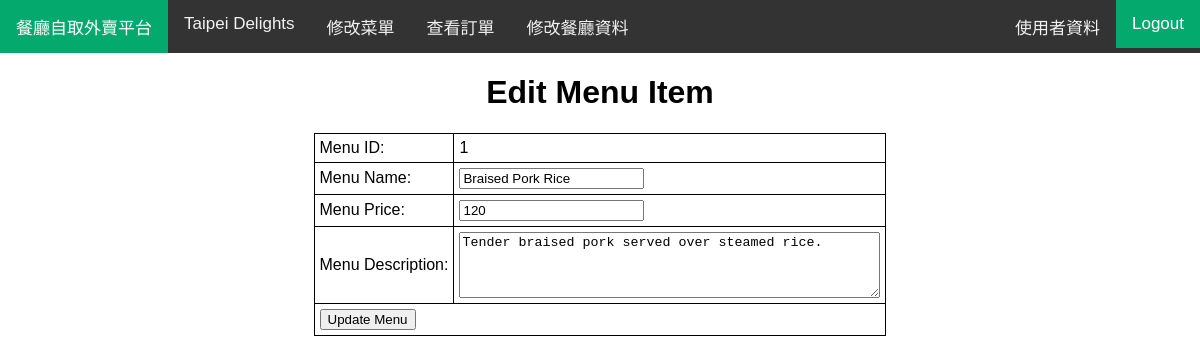
Screenshot of /r_edit_menu.php?menu_id=1 (signed in) with the database file from the repository.
### tables this page shows
CREATE TABLE IF NOT EXISTS `rest_login_cred` (
    `rest_id` INT NOT NULL,
    `login_id` INT NOT NULL,
    FOREIGN KEY (`rest_id`) REFERENCES `restaurant`(`rest_id`) ON UPDATE CASCADE ON DELETE CASCADE,
    FOREIGN KEY (`login_id`) REFERENCES `login_cred`(`login_id`) ON UPDATE CASCADE ON DELETE CASCADE
);

CREATE TABLE IF NOT EXISTS `restaurant` (
    `rest_id` INT NOT NULL AUTO_INCREMENT PRIMARY KEY,
    `rest_telp_num` VARCHAR(50),
    `rest_address` VARCHAR(50) NOT NULL,
    `rest_description` VARCHAR(255),
    `rest_open_status` VARCHAR(10) NOT NULL,
    `rest_name` VARCHAR(50) NOT NULL
);

CREATE TABLE IF NOT EXISTS `menu` (
    `menu_id` INT NOT NULL AUTO_INCREMENT PRIMARY KEY,
    `food_name` VARCHAR(50) NOT NULL,
    `food_price` INT NOT NULL,
    `food_description` VARCHAR(255)
);

### session.php (called while the page is built, shortened)
<?php
   include('config.php');
   $user_check = $_SESSION['login_user'];
   $ses_sql = mysqli_query($conn,"SELECT login_id FROM login_cred WHERE user_name = '$user_check' ");
   $row = mysqli_fetch_array($ses_sql,MYSQLI_ASSOC);
   $login_session = $row['login_id'];
?>

### r_edit_menu.php (the view, shortened to what this page needs)
<?php
include('session.php');
include('config.php');
$menu_id = $_GET['menu_id'];
$select_sql = "SELECT * FROM menu WHERE menu_id='$menu_id'";
$result = $conn->query($select_sql);
if ($result->num_rows > 0) {
    $row = $result->fetch_assoc();
    $food_name = $row['food_name'];
    $food_price = $row['food_price'];
    $food_description = $row['food_description'];
} else {
    echo "未找到给定的菜单项";
    exit();
}
?>
<?php include('r_navbar.php'); ?>
<html>
<head>
</head>
<body>
    <h1 align="center">Edit Menu Item</h1>
    <form method="POST" action="">
        <table align="center">
            <tr>
                <td>Menu ID:</td>
                <td><?php echo $menu_id; ?></td>
            </tr>
            <tr>
                <td>Menu Name:</td>
                <td><input type="text" name="food_name" value="<?php echo $food_name; ?>" required></td>
            </tr>
            <tr>
                <td>Menu Price:</td>
                <td><input type="number" name="food_price" value="<?php echo $food_price; ?>" required></td>
            </tr>
            <tr>
                <td>Menu Description:</td>
                <td><textarea name="food_description" rows="4" cols="50" required><?php echo $food_description; ?></textarea></td>
            </tr>
            <tr>
                <td colspan="2" align="center">
                    <input type="submit" value="Update Menu">
                </td>
            </tr>
        </table>
    </form>
</body>
</html>

### r_navbar.php (shortened to what this page needs)
<?php
include('session.php');
include('config.php');
?>
<div class="topnav">
    <a class="active" href="r_mainpage.php">餐廳自取外賣平台</a>
    <?php
    $sql = "SELECT * FROM restaurant INNER JOIN rest_login_cred ON restaurant.rest_id = rest_login_cred.rest_id WHERE rest_login_cred.login_id = '$login_session'";
    $result = $conn->query($sql);
    if ($result->num_rows > 0) {
        $row = mysqli_fetch_array($result, MYSQLI_ASSOC);
        $rest_id = $row["rest_id"];
        $rest_name = $row["rest_name"];
        echo '<a href="r_menu.php?rest_id=' . $rest_id . '">' . $rest_name . '</a>';
        echo '<a href="r_menu.php?rest_id=' . $rest_id . '">' . '修改菜單' . '</a>';
    }
    ?>
    <a href="r_orders.php">查看訂單</a>
    <a href="r_info_edit.php?rest_id=<?php echo $login_session; ?>">修改餐廳資料</a>
    <div class="right">
        <?php
        if (isset($_SESSION['login_user'])) {
            echo '<a href="r_user_info_edit.php">使用者資料 </a>';
            echo '<a class="active" href="logout.php">Logout</a>';
        } else {
            echo '<a class="active" href="login.php">Login</a>';
        }
        ?>
    </div>
</div>

### r_navbar.php (style rules this page uses)
table, th, td { border: 1px solid black; border-collapse: collapse; }
th, td { padding: 5px; text-align: left; }
body { margin: 0; font-family: Arial, Helvetica, sans-serif; }
.topnav { overflow: hidden; background-color: #333; }
.topnav a { float: left; color: #f2f2f2; text-align: center; padding: 14px 16px; text-decoration: none; font-size: 17px; }
.topnav a.active { background-color: #04AA6D; color: white; }
.topnav .right { float: right; }

### rows the page displays
rest_login_cred: rest_id.rest_name "Taipei Delights"
menu: food_name "Braised Pork Rice", food_price "120", food_description "Tender braised pork served over steamed rice."

### other values shown
$menu_id "1"
